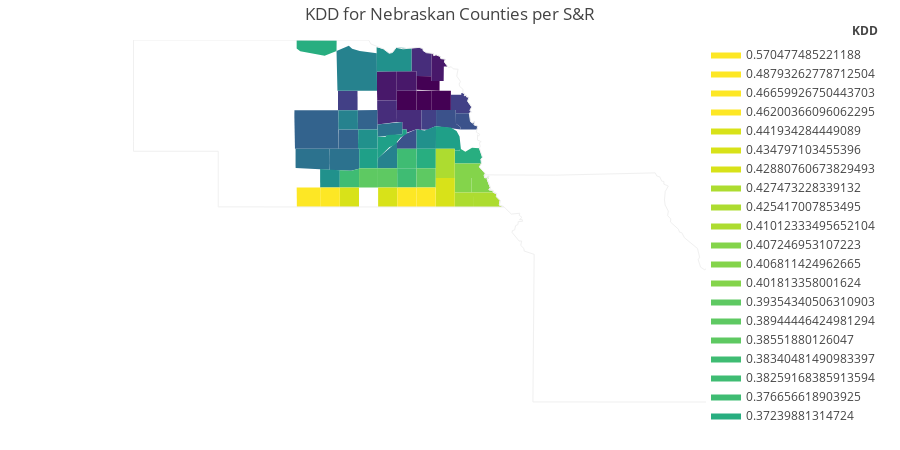

The notebook cell this image was saved under:
### Code cell
# plot for S&R KDD
state="Nebraska"
county_2019 = county_yield[(county_yield['Year']==2007) & (county_yield['State'] == state.upper())].copy()
state_ansi = [str(int(ansi)) for ansi in county_2019['State_ANSI'].values]
county_ansi = [str(int(ansi)).zfill(3) for ansi in county_2019['County_ANSI'].values]
ansi = [int(state+county) for state, county in zip(state_ansi, county_ansi)]
county_2019["FIPS"] = ansi
fig = ff.create_choropleth(fips=county_2019['FIPS'], values=county_2019['kdd_28'].values, 
                           legend_title = 'KDD',
                           show_hover=True, asp=2.9,
                           title_text = 'KDD for Nebraskan Counties per S&R',
                           scope=['NE',"KA","MO"],
                          round_legend_values = True)
fig.layout.template = None

fig.show()

### Figure 1 — Plotly figure (JSON) as saved in the notebook; plotly's stock layout.template omitted (floating-point values rounded to 4 significant figures; data arrays with more than 128 entries replaced by an {"elided": "..."} marker saying what was removed)
{"data": [{"fill": "toself", "fillcolor": "rgb(68, 1, 84)", "hoverinfo": "none", "line": {"color": "rgb(0, 0, 0)", "width": 0}, "mode": "lines", "name": "0.214645591570975", "type": "scatter", "x": [-97.37, -97.37, -97.02, -97.02, -96.82, -96.82, -97.37, null], "y": [42.11, 42.35, 42.35, 42.26, 42.26, 42.09, 42.11, null]}, {"fill": "toself", "fillcolor": "rgb(68, 1, 84)", "hoverinfo": "none", "line": {"color": "rgb(0, 0, 0)", "width": 0}, "mode": "lines", "name": "0.22244924876245104", "type": "scatter", "x": [-97.37, -97.02, -97.02, -97.37, -97.37, null], "y": [42.09, 42.09, 41.74, 41.74, 42.09, null]}, {"fill": "toself", "fillcolor": "rgb(68, 1, 84)", "hoverinfo": "none", "line": {"color": "rgb(0, 0, 0)", "width": 0}, "mode": "lines", "name": "0.22359596368854198", "type": "scatter", "x": [-97.02, -97.02, -96.56, -96.56, -97.02, null], "y": [41.75, 42.09, 42.09, 41.74, 41.75, null]}, {"fill": "toself", "fillcolor": "rgb(68, 1, 84)", "hoverinfo": "none", "line": {"color": "rgb(0, 0, 0)", "width": 0}, "mode": "lines", "name": "0.22579490511555803", "type": "scatter", "x": [-97.83, -97.37, -97.37, -97.83, -97.83, null], "y": [42.09, 42.09, 41.74, 41.74, 42.09, null]}, {"fill": "toself", "fillcolor": "rgb(72, 24, 106)", "hoverinfo": "none", "line": {"color": "rgb(0, 0, 0)", "width": 0}, "mode": "lines", "name": "0.23473796941630498", "type": "scatter", "x": [-98.3, -98.3, -97.83, -97.83, -98.3, -98.3, null], "y": [42.1, 42.44, 42.44, 41.92, 41.91, 42.1, null]}, {"fill": "toself", "fillcolor": "rgb(72, 24, 106)", "hoverinfo": "none", "line": {"color": "rgb(0, 0, 0)", "width": 0}, "mode": "lines", "name": "0.247383642768938", "type": "scatter", "x": [-97.83, -97.83, -97.37, -97.37, -97.83, -97.83, null], "y": [42.21, 42.44, 42.44, 42.09, 42.09, 42.21, null]}, {"fill": "toself", "fillcolor": "rgb(72, 24, 106)", "hoverinfo": "none", "line": {"color": "rgb(0, 0, 0)", "width": 0}, "mode": "lines", "name": "0.251119964538361", "type": "scatter", "x": [-97.02, -97.02, -96.97, -96.96, -96.91, -96.81, -96.79, -96.69, -96.71, -96.63, -96.72, -96.73, -97.02, -97.02, null], "y": [42.35, 42.76, 42.75, 42.72, 42.73, 42.7, 42.67, 42.65, 42.6, 42.52, 42.52, 42.26, 42.26, 42.35, null]}, {"fill": "toself", "fillcolor": "rgb(71, 45, 123)", "hoverinfo": "none", "line": {"color": "rgb(0, 0, 0)", "width": 0}, "mode": "lines", "name": "0.251178363509606", "type": "scatter", "x": [-98.3, -98.3, -97.83, -97.83, -98.29, -98.3, null], "y": [41.8, 41.91, 41.92, 41.53, 41.48, 41.8, null]}, {"fill": "toself", "fillcolor": "rgb(71, 45, 123)", "hoverinfo": "none", "line": {"color": "rgb(0, 0, 0)", "width": 0}, "mode": "lines", "name": "0.252128203850849", "type": "scatter", "x": [-97.83, -97.83, -97.25, -97.25, -97.37, -97.6, -97.6, -97.7, -97.7, -97.83, -97.83, null], "y": [41.66, 41.74, 41.74, 41.38, 41.4, 41.33, 41.4, 41.39, 41.53, 41.53, 41.66, null]}, {"fill": "toself", "fillcolor": "rgb(71, 45, 123)", "hoverinfo": "none", "line": {"color": "rgb(0, 0, 0)", "width": 0}, "mode": "lines", "name": "0.259706621000412", "type": "scatter", "x": [-97.49, -97.48, -97.31, -97.22, -97.21, -97.13, -97.02, -97.02, -97.37, -97.37, -97.49, -97.49, null], "y": [42.79, 42.85, 42.87, 42.85, 42.81, 42.77, 42.76, 42.35, 42.35, 42.44, 42.44, 42.79, null]}, {"fill": "toself", "fillcolor": "rgb(66, 64, 134)", "hoverinfo": "none", "line": {"color": "rgb(0, 0, 0)", "width": 0}, "mode": "lines", "name": "0.265865375894382", "type": "scatter", "x": [-97.25, -97.25, -96.91, -96.91, -97.11, -97.25, null], "y": [41.4, 41.74, 41.74, 41.46, 41.39, 41.4, null]}, {"fill": "toself", "fillcolor": "rgb(66, 64, 134)", "hoverinfo": "none", "line": {"color": "rgb(0, 0, 0)", "width": 0}, "mode": "lines", "name": "0.27619315919476695", "type": "scatter", "x": [-96.56, -96.55, -96.31, -96.31, -96.24, -96.24, -96.19, -96.19, -96.13, -96.16, -96.06, -96.11, -96.07, -96.12, -96.44, -96.44, -96.56, -96.56, null], "y": [41.83, 42.02, 42.02, 42.05, 42.04, 42.0, 42.01, 41.98, 41.97, 41.9, 41.8, 41.74, 41.71, 41.68, 41.68, 41.74, 41.74, 41.83, null]}, {"fill": "toself", "fillcolor": "rgb(66, 64, 134)", "hoverinfo": "none", "line": {"color": "rgb(0, 0, 0)", "width": 0}, "mode": "lines", "name": "0.27783957852767105", "type": "scatter", "x": [-99.22, -98.76, -98.76, -99.22, -99.22, null], "y": [42.09, 42.09, 41.74, 41.74, 42.09, null]}, {"fill": "toself", "fillcolor": "rgb(59, 82, 139)", "hoverinfo": "none", "line": {"color": "rgb(0, 0, 0)", "width": 0}, "mode": "lines", "name": "0.280226481810724", "type": "scatter", "x": [-96.91, -96.91, -96.44, -96.43, -96.33, -96.33, -96.91, -96.91, null], "y": [41.63, 41.74, 41.74, 41.5, 41.44, 41.39, 41.45, 41.63, null]}, {"fill": "toself", "fillcolor": "rgb(59, 82, 139)", "hoverinfo": "none", "line": {"color": "rgb(0, 0, 0)", "width": 0}, "mode": "lines", "name": "0.28218849187589196", "type": "scatter", "x": [-96.44, -96.12, -96.09, -96.04, -96.0, -96.01, -95.92, -95.94, -96.33, -96.33, -96.43, -96.44, null], "y": [41.68, 41.68, 41.53, 41.51, 41.54, 41.48, 41.45, 41.39, 41.39, 41.44, 41.5, 41.68, null]}, {"fill": "toself", "fillcolor": "rgb(59, 82, 139)", "hoverinfo": "none", "line": {"color": "rgb(0, 0, 0)", "width": 0}, "mode": "lines", "name": "0.28295698524685303", "type": "scatter", "x": [-97.83, -97.66, -97.37, -97.37, -97.83, -97.83, null], "y": [41.16, 41.3, 41.4, 41.05, 41.05, 41.16, null]}, {"fill": "toself", "fillcolor": "rgb(51, 99, 141)", "hoverinfo": "none", "line": {"color": "rgb(0, 0, 0)", "width": 0}, "mode": "lines", "name": "0.287715526404347", "type": "scatter", "x": [-98.75, -98.29, -98.29, -98.75, -98.75, null], "y": [41.74, 41.74, 41.39, 41.39, 41.74, null]}, {"fill": "toself", "fillcolor": "rgb(51, 99, 141)", "hoverinfo": "none", "line": {"color": "rgb(0, 0, 0)", "width": 0}, "mode": "lines", "name": "0.289747300639218", "type": "scatter", "x": [-100.3, -100.3, -99.21, -99.21, -100.2, -100.3, null], "y": [41.62, 41.74, 41.74, 41.05, 41.05, 41.62, null]}, {"fill": "toself", "fillcolor": "rgb(51, 99, 141)", "hoverinfo": "none", "line": {"color": "rgb(0, 0, 0)", "width": 0}, "mode": "lines", "name": "0.291534236589469", "type": "scatter", "x": [-99.21, -99.2, -98.74, -98.75, -99.21, -99.21, null], "y": [41.12, 41.39, 41.39, 41.05, 41.05, 41.12, null]}, {"fill": "toself", "fillcolor": "rgb(44, 114, 142)", "hoverinfo": "none", "line": {"color": "rgb(0, 0, 0)", "width": 0}, "mode": "lines", "name": "0.29233624321960805", "type": "scatter", "x": [-100.2, -100.2, -99.43, -99.42, -100.2, -100.2, null], "y": [40.93, 41.05, 41.05, 40.67, 40.7, 40.93, null]}, {"fill": "toself", "fillcolor": "rgb(44, 114, 142)", "hoverinfo": "none", "line": {"color": "rgb(0, 0, 0)", "width": 0}, "mode": "lines", "name": "0.29427229430835905", "type": "scatter", "x": [-98.29, -97.7, -97.71, -98.28, -98.29, null], "y": [41.48, 41.53, 41.31, 41.26, 41.48, null]}, {"fill": "toself", "fillcolor": "rgb(44, 114, 142)", "hoverinfo": "none", "line": {"color": "rgb(0, 0, 0)", "width": 0}, "mode": "lines", "name": "0.29750312430207504", "type": "scatter", "x": [-99.43, -99.43, -98.72, -98.73, -98.91, -99.41, -99.43, null], "y": [40.79, 41.05, 41.05, 40.69, 40.65, 40.67, 40.79, null]}, {"fill": "toself", "fillcolor": "rgb(38, 130, 142)", "hoverinfo": "none", "line": {"color": "rgb(0, 0, 0)", "width": 0}, "mode": "lines", "name": "0.298522749305282", "type": "scatter", "x": [-99.21, -99.21, -98.75, -98.75, -99.21, -99.21, null], "y": [41.44, 41.74, 41.74, 41.39, 41.39, 41.44, null]}, {"fill": "toself", "fillcolor": "rgb(38, 130, 142)", "hoverinfo": "none", "line": {"color": "rgb(0, 0, 0)", "width": 0}, "mode": "lines", "name": "0.305804904000137", "type": "scatter", "x": [-98.28, -98.28, -97.83, -97.83, -98.28, -98.28, null], "y": [40.76, 40.88, 41.17, 40.7, 40.7, 40.76, null]}, {"fill": "toself", "fillcolor": "rgb(38, 130, 142)", "hoverinfo": "none", "line": {"color": "rgb(0, 0, 0)", "width": 0}, "mode": "lines", "name": "0.30792008793144504", "type": "scatter", "x": [-99.26, -98.97, -98.89, -98.71, -98.31, -98.3, -99.23, -99.26, null], "y": [42.8, 42.9, 42.84, 42.8, 42.76, 42.09, 42.09, 42.8, null]}, {"fill": "toself", "fillcolor": "rgb(33, 145, 140)", "hoverinfo": "none", "line": {"color": "rgb(0, 0, 0)", "width": 0}, "mode": "lines", "name": "0.316553386319534", "type": "scatter", "x": [-98.75, -98.74, -98.29, -98.29, -98.75, -98.75, null], "y": [41.11, 41.39, 41.39, 41.05, 41.05, 41.11, null]}, {"fill": "toself", "fillcolor": "rgb(33, 145, 140)", "hoverinfo": "none", "line": {"color": "rgb(0, 0, 0)", "width": 0}, "mode": "lines", "name": "0.321220269844264", "type": "scatter", "x": [-99.64, -99.64, -99.18, -99.18, -99.64, -99.64, null], "y": [40.52, 40.68, 40.66, 40.35, 40.35, 40.52, null]}, {"fill": "toself", "fillcolor": "rgb(33, 145, 140)", "hoverinfo": "none", "line": {"color": "rgb(0, 0, 0)", "width": 0}, "mode": "lines", "name": "0.32842732685118897", "type": "scatter", "x": [-98.31, -98.15, -98.01, -97.94, -97.85, -97.48, -97.49, -98.31, -98.31, null], "y": [42.87, 42.84, 42.76, 42.78, 42.87, 42.85, 42.44, 42.44, 42.87, null]}, {"fill": "toself", "fillcolor": "rgb(33, 145, 140)", "hoverinfo": "none", "line": {"color": "rgb(0, 0, 0)", "width": 0}, "mode": "lines", "name": "0.328591700558049", "type": "scatter", "x": [-97.37, -97.37, -97.18, -96.91, -96.91, -97.37, -97.37, null], "y": [41.34, 41.4, 41.38, 41.46, 41.05, 41.05, 41.34, null]}, {"fill": "toself", "fillcolor": "rgb(31, 160, 136)", "hoverinfo": "none", "line": {"color": "rgb(0, 0, 0)", "width": 0}, "mode": "lines", "name": "0.33983466156887104", "type": "scatter", "x": [-98.29, -98.29, -98.28, -98.1, -98.05, -97.71, -97.7, -97.6, -97.6, -97.75, -97.89, -98.01, -98.28, -98.29, null], "y": [41.05, 41.39, 41.26, 41.26, 41.29, 41.31, 41.39, 41.4, 41.32, 41.25, 41.11, 41.07, 40.87, 41.05, null]}, {"fill": "toself", "fillcolor": "rgb(31, 160, 136)", "hoverinfo": "none", "line": {"color": "rgb(0, 0, 0)", "width": 0}, "mode": "lines", "name": "0.34374230743213297", "type": "scatter", "x": [-98.72, -98.28, -98.28, -98.72, -98.72, null], "y": [41.05, 41.05, 40.7, 40.7, 41.05, null]}, {"fill": "toself", "fillcolor": "rgb(31, 160, 136)", "hoverinfo": "none", "line": {"color": "rgb(0, 0, 0)", "width": 0}, "mode": "lines", "name": "0.350174390637613", "type": "scatter", "x": [-96.91, -96.91, -96.56, -96.42, -96.35, -96.32, -96.37, -96.46, -96.46, -96.91, -96.91, null], "y": [41.27, 41.45, 41.43, 41.36, 41.27, 41.04, 41.01, 41.02, 41.05, 41.05, 41.27, null]}, {"fill": "toself", "fillcolor": "rgb(40, 174, 128)", "hoverinfo": "none", "line": {"color": "rgb(0, 0, 0)", "width": 0}, "mode": "lines", "name": "0.367743274704321", "type": "scatter", "x": [-96.46, -96.35, -96.35, -96.32, -96.21, -96.06, -95.89, -95.81, -95.85, -95.83, -96.46, -96.46, null], "y": [41.02, 41.02, 41.04, 41.04, 40.99, 41.07, 41.06, 40.9, 40.86, 40.78, 40.78, 41.02, null]}, {"fill": "toself", "fillcolor": "rgb(40, 174, 128)", "hoverinfo": "none", "line": {"color": "rgb(0, 0, 0)", "width": 0}, "mode": "lines", "name": "0.369382086026291", "type": "scatter", "x": [-100.2, -100.2, -99.25, -99.26, -99.54, -100.1, -100.2, -100.2, null], "y": [42.91, 43.0, 43.0, 42.8, 42.72, 42.8, 42.85, 42.91, null]}, {"fill": "toself", "fillcolor": "rgb(40, 174, 128)", "hoverinfo": "none", "line": {"color": "rgb(0, 0, 0)", "width": 0}, "mode": "lines", "name": "0.37239881314724", "type": "scatter", "x": [-97.37, -97.37, -96.91, -96.91, -97.37, -97.37, null], "y": [40.76, 41.05, 41.05, 40.7, 40.7, 40.76, null]}, {"fill": "toself", "fillcolor": "rgb(63, 188, 115)", "hoverinfo": "none", "line": {"color": "rgb(0, 0, 0)", "width": 0}, "mode": "lines", "name": "0.376656618903925", "type": "scatter", "x": [-97.82, -97.37, -97.37, -97.82, -97.82, null], "y": [40.7, 40.7, 40.35, 40.35, 40.7, null]}, {"fill": "toself", "fillcolor": "rgb(63, 188, 115)", "hoverinfo": "none", "line": {"color": "rgb(0, 0, 0)", "width": 0}, "mode": "lines", "name": "0.38259168385913594", "type": "scatter", "x": [-99.18, -99.18, -98.91, -98.72, -98.72, -99.18, -99.18, null], "y": [40.53, 40.66, 40.65, 40.69, 40.35, 40.35, 40.53, null]}, {"fill": "toself", "fillcolor": "rgb(63, 188, 115)", "hoverinfo": "none", "line": {"color": "rgb(0, 0, 0)", "width": 0}, "mode": "lines", "name": "0.38340481490983397", "type": "scatter", "x": [-97.83, -97.37, -97.37, -97.83, -97.83, null], "y": [41.05, 41.05, 40.7, 40.7, 41.05, null]}, {"fill": "toself", "fillcolor": "rgb(94, 201, 98)", "hoverinfo": "none", "line": {"color": "rgb(0, 0, 0)", "width": 0}, "mode": "lines", "name": "0.38551880126047", "type": "scatter", "x": [-98.72, -98.28, -98.28, -98.72, -98.72, null], "y": [40.7, 40.7, 40.35, 40.35, 40.7, null]}, {"fill": "toself", "fillcolor": "rgb(94, 201, 98)", "hoverinfo": "none", "line": {"color": "rgb(0, 0, 0)", "width": 0}, "mode": "lines", "name": "0.38944446424981294", "type": "scatter", "x": [-98.28, -98.28, -97.82, -97.82, -98.28, -98.28, null], "y": [40.58, 40.7, 40.7, 40.35, 40.35, 40.58, null]}, {"fill": "toself", "fillcolor": "rgb(94, 201, 98)", "hoverinfo": "none", "line": {"color": "rgb(0, 0, 0)", "width": 0}, "mode": "lines", "name": "0.39354340506310903", "type": "scatter", "x": [-97.37, -97.37, -96.91, -96.91, -97.37, -97.37, null], "y": [40.42, 40.7, 40.7, 40.35, 40.35, 40.42, null]}, {"fill": "toself", "fillcolor": "rgb(132, 212, 75)", "hoverinfo": "none", "line": {"color": "rgb(0, 0, 0)", "width": 0}, "mode": "lines", "name": "0.401813358001624", "type": "scatter", "x": [-96.07, -96.07, -95.71, -95.67, -95.66, -95.7, -95.7, -95.62, -95.66, -95.56, -95.55, -96.07, -96.07, null], "y": [40.35, 40.52, 40.52, 40.56, 40.52, 40.51, 40.48, 40.34, 40.31, 40.3, 40.26, 40.26, 40.35, null]}, {"fill": "toself", "fillcolor": "rgb(132, 212, 75)", "hoverinfo": "none", "line": {"color": "rgb(0, 0, 0)", "width": 0}, "mode": "lines", "name": "0.406811424962665", "type": "scatter", "x": [-96.46, -96.46, -95.83, -95.89, -95.75, -95.77, -95.71, -96.46, -96.46, null], "y": [40.7, 40.78, 40.78, 40.72, 40.61, 40.53, 40.52, 40.52, 40.7, null]}, {"fill": "toself", "fillcolor": "rgb(132, 212, 75)", "hoverinfo": "none", "line": {"color": "rgb(0, 0, 0)", "width": 0}, "mode": "lines", "name": "0.407246953107223", "type": "scatter", "x": [-96.46, -96.46, -96.07, -96.07, -96.46, -96.46, null], "y": [40.35, 40.52, 40.52, 40.26, 40.26, 40.35, null]}, {"fill": "toself", "fillcolor": "rgb(173, 220, 48)", "hoverinfo": "none", "line": {"color": "rgb(0, 0, 0)", "width": 0}, "mode": "lines", "name": "0.41012333495652104", "type": "scatter", "x": [-96.46, -96.46, -96.01, -96.01, -96.46, -96.46, null], "y": [40.08, 40.26, 40.26, 40.0, 40.0, 40.08, null]}, {"fill": "toself", "fillcolor": "rgb(173, 220, 48)", "hoverinfo": "none", "line": {"color": "rgb(0, 0, 0)", "width": 0}, "mode": "lines", "name": "0.425417007853495", "type": "scatter", "x": [-96.91, -96.91, -96.46, -96.46, -96.91, -96.91, null], "y": [40.63, 41.05, 41.05, 40.52, 40.52, 40.63, null]}, {"fill": "toself", "fillcolor": "rgb(173, 220, 48)", "hoverinfo": "none", "line": {"color": "rgb(0, 0, 0)", "width": 0}, "mode": "lines", "name": "0.427473228339132", "type": "scatter", "x": [-96.01, -96.01, -95.55, -95.48, -95.48, -95.4, -95.41, -95.31, -96.01, -96.01, null], "y": [40.03, 40.26, 40.26, 40.24, 40.19, 40.12, 40.04, 40.0, 40.0, 40.03, null]}, {"fill": "toself", "fillcolor": "rgb(216, 226, 25)", "hoverinfo": "none", "line": {"color": "rgb(0, 0, 0)", "width": 0}, "mode": "lines", "name": "0.42880760673829493", "type": "scatter", "x": [-96.92, -96.91, -96.46, -96.46, -96.92, -96.92, null], "y": [40.08, 40.52, 40.52, 40.0, 40.0, 40.08, null]}, {"fill": "toself", "fillcolor": "rgb(216, 226, 25)", "hoverinfo": "none", "line": {"color": "rgb(0, 0, 0)", "width": 0}, "mode": "lines", "name": "0.434797103455396", "type": "scatter", "x": [-98.27, -98.27, -97.82, -97.82, -98.27, -98.27, null], "y": [40.06, 40.35, 40.35, 40.0, 40.0, 40.06, null]}, {"fill": "toself", "fillcolor": "rgb(216, 226, 25)", "hoverinfo": "none", "line": {"color": "rgb(0, 0, 0)", "width": 0}, "mode": "lines", "name": "0.441934284449089", "type": "scatter", "x": [-99.18, -98.73, -98.73, -99.18, -99.18, null], "y": [40.35, 40.35, 40.0, 40.0, 40.35, null]}, {"fill": "toself", "fillcolor": "rgb(253, 231, 37)", "hoverinfo": "none", "line": {"color": "rgb(0, 0, 0)", "width": 0}, "mode": "lines", "name": "0.46200366096062295", "type": "scatter", "x": [-97.82, -97.82, -97.37, -97.37, -97.82, -97.82, null], "y": [40.03, 40.35, 40.35, 40.0, 40.0, 40.03, null]}, {"fill": "toself", "fillcolor": "rgb(253, 231, 37)", "hoverinfo": "none", "line": {"color": "rgb(0, 0, 0)", "width": 0}, "mode": "lines", "name": "0.46659926750443703", "type": "scatter", "x": [-97.37, -97.37, -96.92, -96.92, -97.37, -97.37, null], "y": [40.09, 40.35, 40.35, 40.0, 40.0, 40.09, null]}, {"fill": "toself", "fillcolor": "rgb(253, 231, 37)", "hoverinfo": "none", "line": {"color": "rgb(0, 0, 0)", "width": 0}, "mode": "lines", "name": "0.48793262778712504", "type": "scatter", "x": [-99.63, -99.63, -99.18, -99.18, -99.63, -99.63, null], "y": [40.25, 40.35, 40.35, 40.0, 40.0, 40.25, null]}, {"fill": "toself", "fillcolor": "rgb(253, 231, 37)", "hoverinfo": "none", "line": {"color": "rgb(0, 0, 0)", "width": 0}, "mode": "lines", "name": "0.570477485221188", "type": "scatter", "x": [-100.2, -99.63, -99.63, -100.2, -100.2, null], "y": [40.35, 40.35, 40.0, 40.0, 40.35, null]}, {"hoverinfo": "text", "legendgroup": "centroids", "marker": {"color": "white", "opacity": 0}, "mode": "markers", "name": "US Counties", "selected": {"marker": {"color": "white", "opacity": 1, "size": 3}}, "showlegend": false, "text": ["County: Buffalo<br>State: Nebraska<br>FIPS: 31019<br>Value: 0.29750312430207504", "County: Custer<br>State: Nebraska<br>FIPS: 31041<br>Value: 0.289747300639218", "County: Dawson<br>State: Nebraska<br>FIPS: 31047<br>Value: 0.29233624321960805", "County: Greeley<br>State: Nebraska<br>FIPS: 31077<br>Value: 0.287715526404347", "County: Hall<br>State: Nebraska<br>FIPS: 31079<br>Value: 0.34374230743213297", "County: Howard<br>State: Nebraska<br>FIPS: 31093<br>Value: 0.316553386319534", "County: Sherman<br>State: Nebraska<br>FIPS: 31163<br>Value: 0.291534236589469", "County: Valley<br>State: Nebraska<br>FIPS: 31175<br>Value: 0.298522749305282", "County: Butler<br>State: Nebraska<br>FIPS: 31023<br>Value: 0.328591700558049", "County: Cass<br>State: Nebraska<br>FIPS: 31025<br>Value: 0.367743274704321", "County: Colfax<br>State: Nebraska<br>FIPS: 31037<br>Value: 0.265865375894382", "County: Dodge<br>State: Nebraska<br>FIPS: 31053<br>Value: 0.280226481810724", "County: Hamilton<br>State: Nebraska<br>FIPS: 31081<br>Value: 0.305804904000137", "County: Lancaster<br>State: Nebraska<br>FIPS: 31109<br>Value: 0.425417007853495", "County: Merrick<br>State: Nebraska<br>FIPS: 31121<br>Value: 0.33983466156887104", "County: Nance<br>State: Nebraska<br>FIPS: 31125<br>Value: 0.29427229430835905", "County: Platte<br>State: Nebraska<br>FIPS: 31141<br>Value: 0.252128203850849", "County: Saunders<br>State: Nebraska<br>FIPS: 31155<br>Value: 0.350174390637613", "County: Seward<br>State: Nebraska<br>FIPS: 31159<br>Value: 0.37239881314724", "County: Washington<br>State: Nebraska<br>FIPS: 31177<br>Value: 0.28218849187589196", "County: York<br>State: Nebraska<br>FIPS: 31185<br>Value: 0.38340481490983397", "County: Garfield<br>State: Nebraska<br>FIPS: 31071<br>Value: 0.27783957852767105", "County: Holt<br>State: Nebraska<br>FIPS: 31089<br>Value: 0.30792008793144504", "County: Keya Paha<br>State: Nebraska<br>FIPS: 31103<br>Value: 0.369382086026291", "County: Antelope<br>State: Nebraska<br>FIPS: 31003<br>Value: 0.23473796941630498", "County: Boone<br>State: Nebraska<br>FIPS: 31011<br>Value: 0.251178363509606", "County: Burt<br>State: Nebraska<br>FIPS: 31021<br>Value: 0.27619315919476695", "County: Cedar<br>State: Nebraska<br>FIPS: 31027<br>Value: 0.259706621000412", "County: Cuming<br>State: Nebraska<br>FIPS: 31039<br>Value: 0.22359596368854198", "County: Knox<br>State: Nebraska<br>FIPS: 31107<br>Value: 0.32842732685118897", "County: Madison<br>State: Nebraska<br>FIPS: 31119<br>Value: 0.22579490511555803", "County: Pierce<br>State: Nebraska<br>FIPS: 31139<br>Value: 0.247383642768938", "County: Stanton<br>State: Nebraska<br>FIPS: 31167<br>Value: 0.22244924876245104", "County: Wayne<br>State: Nebraska<br>FIPS: 31179<br>Value: 0.214645591570975", "County: Adams<br>State: Nebraska<br>FIPS: 31001<br>Value: 0.38551880126047", "County: Franklin<br>State: Nebraska<br>FIPS: 31061<br>Value: 0.441934284449089", "County: Furnas<br>State: Nebraska<br>FIPS: 31065<br>Value: 0.570477485221188", "County: Harlan<br>State: Nebraska<br>FIPS: 31083<br>Value: 0.48793262778712504", "County: Kearney<br>State: Nebraska<br>FIPS: 31099<br>Value: 0.38259168385913594", "County: Phelps<br>State: Nebraska<br>FIPS: 31137<br>Value: 0.321220269844264", "County: Clay<br>State: Nebraska<br>FIPS: 31035<br>Value: 0.38944446424981294", "County: Fillmore<br>State: Nebraska<br>FIPS: 31059<br>Value: 0.376656618903925", "County: Gage<br>State: Nebraska<br>FIPS: 31067<br>Value: 0.42880760673829493", "County: Jefferson<br>State: Nebraska<br>FIPS: 31095<br>Value: 0.46659926750443703", "County: Johnson<br>State: Nebraska<br>FIPS: 31097<br>Value: 0.407246953107223", "County: Nemaha<br>State: Nebraska<br>FIPS: 31127<br>Value: 0.401813358001624", "County: Nuckolls<br>State: Nebraska<br>FIPS: 31129<br>Value: 0.434797103455396", "County: Otoe<br>State: Nebraska<br>FIPS: 31131<br>Value: 0.406811424962665", "County: Pawnee<br>State: Nebraska<br>FIPS: 31133<br>Value: 0.41012333495652104", "County: Richardson<br>State: Nebraska<br>FIPS: 31147<br>Value: 0.427473228339132", "County: Saline<br>State: Nebraska<br>FIPS: 31151<br>Value: 0.39354340506310903", "County: Thayer<br>State: Nebraska<br>FIPS: 31169<br>Value: 0.46200366096062295", "County: Polk<br>State: Nebraska<br>FIPS: 31143<br>Value: 0.28295698524685303", "County: Dixon<br>State: Nebraska<br>FIPS: 31051<br>Value: 0.251119964538361"], "type": "scatter", "unselected": {"marker": {"opacity": 0}}, "x": [-99.07, -99.73, -99.82, -98.52, -98.5, -98.52, -98.98, -98.98, -97.13, -96.14, -97.09, -96.65, -98.02, -96.69, -98.04, -97.99, -97.52, -96.64, -97.14, -96.22, -97.6, -98.99, -98.78, -99.71, -98.07, -98.07, -96.33, -97.25, -96.79, -97.89, -97.6, -97.6, -97.19, -97.12, -98.5, -98.95, -99.91, -99.4, -98.95, -99.41, -98.05, -97.6, -96.69, -97.14, -96.27, -95.85, -98.05, -96.13, -96.24, -95.72, -97.14, -97.59, -97.57, -96.87], "y": [40.86, 41.39, 40.87, 41.57, 40.87, 41.22, 41.22, 41.57, 41.23, 40.91, 41.57, 41.58, 40.87, 40.78, 41.17, 41.4, 41.57, 41.23, 40.87, 41.53, 40.87, 41.91, 42.46, 42.88, 42.18, 41.71, 41.85, 42.6, 41.92, 42.64, 41.92, 42.26, 41.92, 42.21, 40.52, 40.18, 40.18, 40.18, 40.51, 40.51, 40.52, 40.52, 40.26, 40.18, 40.39, 40.39, 40.18, 40.65, 40.13, 40.13, 40.52, 40.18, 41.19, 42.49]}, {"hoverinfo": "text", "legendgroup": "States", "line": {"color": "rgb(240, 240, 240)", "width": 1}, "mode": "lines", "showlegend": false, "type": "scatter", "x": {"elided": "198 float values"}, "y": {"elided": "198 float values"}}], "layout": {"annotations": [{"showarrow": false, "text": "<b>KDD</b>", "x": 1, "xanchor": "right", "xref": "paper", "y": 1.05, "yref": "paper"}], "dragmode": "select", "height": 450, "hovermode": "closest", "legend": {"traceorder": "reversed", "x": 1, "xanchor": "right", "y": 1, "yanchor": "top"}, "margin": {"b": 20, "l": 20, "r": 20, "t": 40}, "title": {"text": "KDD for Nebraskan Counties per S&R"}, "width": 900, "xaxis": {"autorange": false, "fixedrange": true, "range": [-106.7, -86.42], "showgrid": false, "showticklabels": false, "zeroline": false}, "yaxis": {"autorange": false, "fixedrange": true, "range": [36.0, 43.0], "showgrid": false, "showticklabels": false, "zeroline": false}}}
